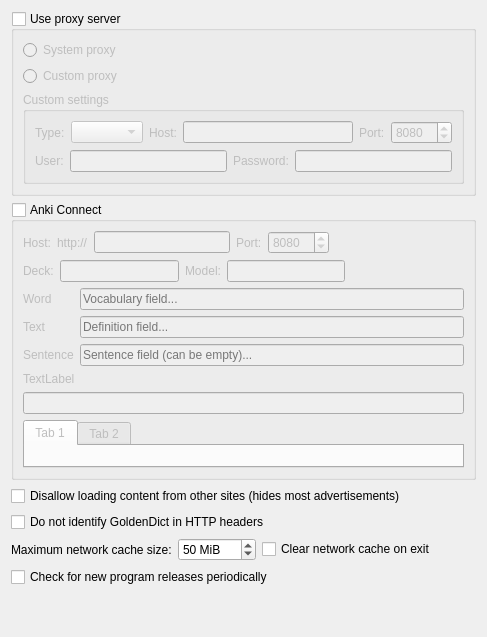
     <widget class="QWidget" name="tab_network">
      <attribute name="icon">
       <iconset resource="../../resources.qrc">
        <normaloff>:/icons/network.svg</normaloff>:/icons/network.svg</iconset>
      </attribute>
      <attribute name="title">
       <string>&amp;Network</string>
      </attribute>
      <layout class="QVBoxLayout" name="verticalLayout_9">
       <item>
        <widget class="QGroupBox" name="useProxyServer">
         <property name="toolTip">
          <string>Enable if you wish to use a proxy server
for all program's network requests.</string>
         </property>
         <property name="title">
          <string>Use proxy server</string>
         </property>
         <property name="checkable">
          <bool>true</bool>
         </property>
         <property name="checked">
          <bool>false</bool>
         </property>
         <layout class="QVBoxLayout" name="verticalLayout_6">
          <item>
           <widget class="QRadioButton" name="systemProxy">
            <property name="text">
             <string>System proxy</string>
            </property>
           </widget>
          </item>
          <item>
           <widget class="QRadioButton" name="customProxy">
            <property name="text">
             <string>Custom proxy</string>
            </property>
           </widget>
          </item>
          <item>
           <widget class="QGroupBox" name="customSettingsGroup">
            <property name="enabled">
             <bool>false</bool>
            </property>
            <property name="title">
             <string>Custom settings</string>
            </property>
            <layout class="QVBoxLayout" name="verticalLayout_18">
             <item>
              <layout class="QHBoxLayout" name="horizontalLayout_3">
               <item>
                <widget class="QLabel" name="label">
                 <property name="text">
                  <string>Type:</string>
                 </property>
                </widget>
               </item>
               <item>
                <widget class="QComboBox" name="proxyType"/>
               </item>
               <item>
                <widget class="QLabel" name="label_3">
                 <property name="text">
                  <string>Host:</string>
                 </property>
                </widget>
               </item>
               <item>
                <widget class="QLineEdit" name="proxyHost"/>
               </item>
               <item>
                <widget class="QLabel" name="label_2">
                 <property name="text">
                  <string>Port:</string>
                 </property>
                </widget>
               </item>
               <item>
                <widget class="QSpinBox" name="proxyPort">
                 <property name="maximum">
                  <number>65535</number>
                 </property>
                 <property name="value">
                  <number>8080</number>
                 </property>
                </widget>
               </item>
              </layout>
             </item>
             <item>
              <layout class="QHBoxLayout" name="horizontalLayout_2">
               <item>
                <widget class="QLabel" name="label_4">
                 <property name="text">
                  <string>User:</string>
                 </property>
                </widget>
               </item>
               <item>
                <widget class="QLineEdit" name="proxyUser"/>
               </item>
               <item>
                <widget class="QLabel" name="label_5">
                 <property name="text">
                  <string>Password:</string>
                 </property>
                </widget>
               </item>
               <item>
                <widget class="QLineEdit" name="proxyPassword">
                 <property name="echoMode">
                  <enum>QLineEdit::EchoMode::Password</enum>
                 </property>
                </widget>
               </item>
              </layout>
             </item>
            </layout>
           </widget>
          </item>
         </layout>
        </widget>
       </item>
       <item>
        <widget class="QGroupBox" name="useAnkiConnect">
         <property name="enabled">
          <bool>true</bool>
         </property>
         <property name="title">
          <string>Anki Connect</string>
         </property>
         <property name="checkable">
          <bool>true</bool>
         </property>
         <property name="checked">
          <bool>false</bool>
         </property>
         <layout class="QVBoxLayout" name="verticalLayout_13">
          <item>
           <layout class="QHBoxLayout" name="horizontalLayout_21">
            <item>
             <widget class="QLabel" name="label_22">
              <property name="text">
               <string>Host:</string>
              </property>
             </widget>
            </item>
            <item>
             <widget class="QLabel" name="label_24">
              <property name="text">
               <string>http://</string>
              </property>
             </widget>
            </item>
            <item>
             <widget class="QLineEdit" name="ankiHost"/>
            </item>
            <item>
             <widget class="QLabel" name="label_23">
              <property name="text">
               <string>Port:</string>
              </property>
             </widget>
            </item>
            <item>
             <widget class="QSpinBox" name="ankiPort">
              <property name="maximum">
               <number>65535</number>
              </property>
              <property name="value">
               <number>8080</number>
              </property>
             </widget>
            </item>
            <item>
             <spacer name="horizontalSpacer_16">
              <property name="orientation">
               <enum>Qt::Orientation::Horizontal</enum>
              </property>
              <property name="sizeHint" stdset="0">
               <size>
                <width>40</width>
                <height>20</height>
               </size>
              </property>
             </spacer>
            </item>
           </layout>
          </item>
          <item>
           <layout class="QHBoxLayout" name="horizontalLayout_22">
            <item>
             <widget class="QLabel" name="label_28">
              <property name="text">
               <string>Deck:</string>
              </property>
             </widget>
            </item>
            <item>
             <widget class="QLineEdit" name="ankiDeck"/>
            </item>
            <item>
             <widget class="QLabel" name="label_25">
              <property name="text">
               <string>Model:</string>
              </property>
             </widget>
            </item>
            <item>
             <widget class="QLineEdit" name="ankiModel"/>
            </item>
            <item>
             <spacer name="horizontalSpacer_17">
              <property name="orientation">
               <enum>Qt::Orientation::Horizontal</enum>
              </property>
              <property name="sizeHint" stdset="0">
               <size>
                <width>40</width>
                <height>20</height>
               </size>
              </property>
             </spacer>
            </item>
           </layout>
          </item>
          <item>
           <layout class="QFormLayout" name="formLayout">
            <item row="0" column="0">
             <widget class="QLabel" name="wordLabel">
              <property name="text">
               <string>Word</string>
              </property>
             </widget>
            </item>
            <item row="0" column="1">
             <widget class="QLineEdit" name="ankiWord">
              <property name="placeholderText">
               <string>Vocabulary field...</string>
              </property>
             </widget>
            </item>
            <item row="1" column="0">
             <widget class="QLabel" name="textLabel">
              <property name="text">
               <string>Text</string>
              </property>
             </widget>
            </item>
            <item row="1" column="1">
             <widget class="QLineEdit" name="ankiText">
              <property name="placeholderText">
               <string>Definition field...</string>
              </property>
             </widget>
            </item>
            <item row="2" column="0">
             <widget class="QLabel" name="sentenceLabel">
              <property name="text">
               <string>Sentence</string>
              </property>
             </widget>
            </item>
            <item row="2" column="1">
             <widget class="QLineEdit" name="ankiSentence">
              <property name="placeholderText">
               <string>Sentence field (can be empty)...</string>
              </property>
             </widget>
            </item>
           </layout>
          </item>
          <item>
           <widget class="QLabel" name="label_31">
            <property name="text">
             <string>TextLabel</string>
            </property>
           </widget>
          </item>
          <item>
           <widget class="QLineEdit" name="ankiTest"/>
          </item>
          <item>
           <layout class="QVBoxLayout" name="ankiVLayout"/>
          </item>

	  <item>
  <widget class="QTabWidget" name="tabWidget_2">
    <property name="currentIndex">
      <number>0</number>
    </property>
    <widget class="QWidget" name="tab">
      <attribute name="title">
        <string>Tab 1</string>
      </attribute>
      <layout class="QVBoxLayout" name="verticalLayout_tab1"/>
    </widget>
    <widget class="QWidget" name="tab_2">
      <attribute name="title">
        <string>Tab 2</string>
      </attribute>
      <layout class="QVBoxLayout" name="verticalLayout_tab2"/>
    </widget>
  </widget>
</item>

         </layout>
        </widget>
       </item>
       <item>
        <widget class="QCheckBox" name="disallowContentFromOtherSites">
         <property name="toolTip">
          <string>Enabling this would make GoldenDict block most advertisements
by disallowing content (images, frames) not originating from the site
you are browsing. If some site breaks because of this, try disabling this.</string>
         </property>
         <property name="text">
          <string>Disallow loading content from other sites (hides most advertisements)</string>
         </property>
        </widget>
       </item>
       <item>
        <widget class="QCheckBox" name="hideGoldenDictHeader">
         <property name="toolTip">
          <string>Some sites detect GoldenDict via HTTP headers and block the requests.
Enable this option to workaround the problem.</string>
         </property>
         <property name="text">
          <string>Do not identify GoldenDict in HTTP headers</string>
         </property>
        </widget>
       </item>
       <item>
        <layout class="QHBoxLayout" name="horizontalLayout_11">
         <item>
          <widget class="QLabel" name="label_20">
           <property name="text">
            <string>Maximum network cache size:</string>
           </property>
          </widget>
         </item>
         <item>
          <widget class="QSpinBox" name="maxNetworkCacheSize">
           <property name="toolTip">
            <string>Maximum disk space occupied by GoldenDict's network cache in
%1
If set to 0 the network disk cache will be disabled.</string>
           </property>
           <property name="suffix">
            <string> MiB</string>
           </property>
           <property name="maximum">
            <number>2000</number>
           </property>
           <property name="value">
            <number>50</number>
           </property>
          </widget>
         </item>
         <item>
          <widget class="QCheckBox" name="clearNetworkCacheOnExit">
           <property name="toolTip">
            <string>When this option is enabled, GoldenDict
clears its network cache from disk during exit.</string>
           </property>
           <property name="text">
            <string>Clear network cache on exit</string>
           </property>
          </widget>
         </item>
         <item>
          <spacer name="horizontalSpacer_15">
           <property name="orientation">
            <enum>Qt::Orientation::Horizontal</enum>
           </property>
           <property name="sizeHint" stdset="0">
            <size>
             <width>40</width>
             <height>20</height>
            </size>
           </property>
          </spacer>
         </item>
        </layout>
       </item>
       <item>
        <widget class="QCheckBox" name="checkForNewReleases">
         <property name="toolTip">
          <string>When this is enabled, the program periodically
checks if a new, updated version of GoldenDict
is available for download. If it is so, the program
informs the user about it and prompts to open a
download page.</string>
         </property>
         <property name="text">
          <string>Check for new program releases periodically</string>
         </property>
        </widget>
       </item>
       <item>
        <spacer name="verticalSpacer_3">
         <property name="orientation">
          <enum>Qt::Orientation::Vertical</enum>
         </property>
         <property name="sizeHint" stdset="0">
          <size>
           <width>20</width>
           <height>39</height>
          </size>
         </property>
        </spacer>
       </item>
      </layout>
     </widget>
